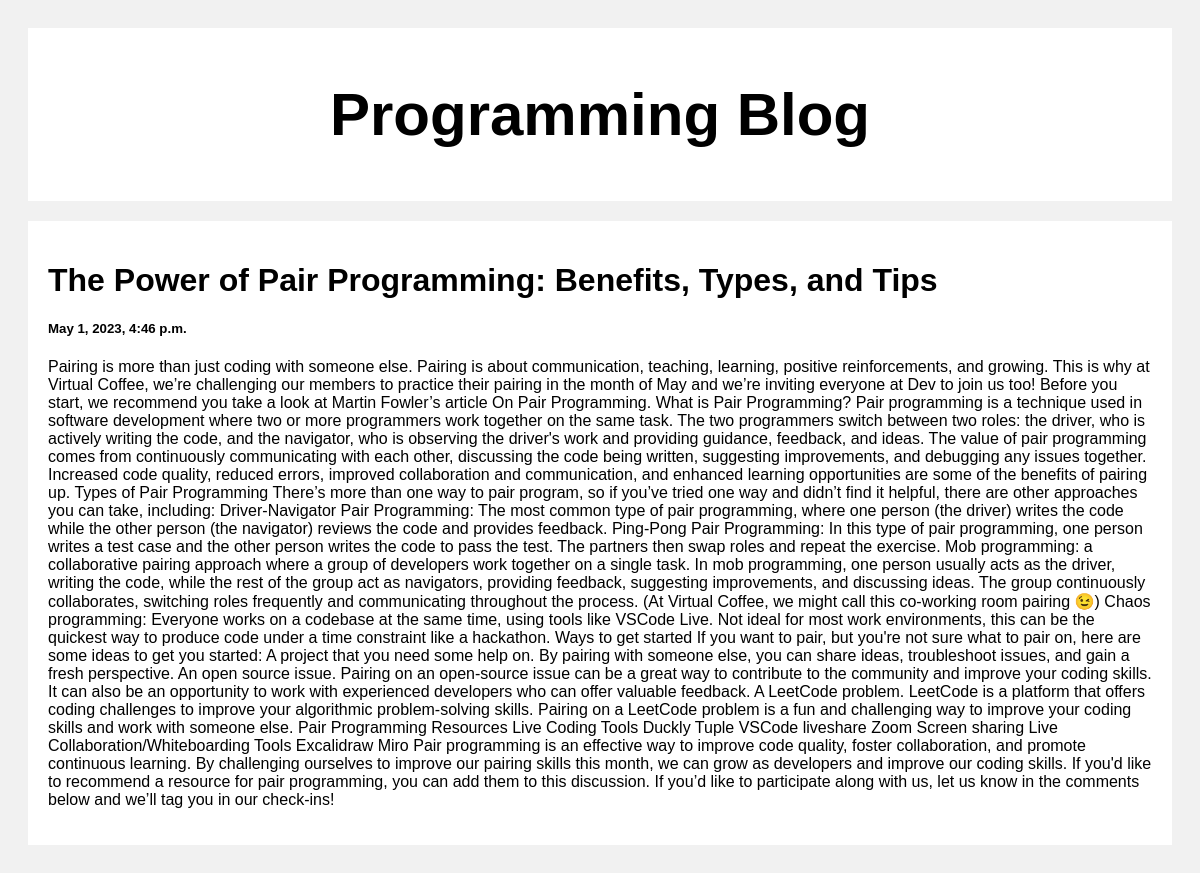
The app's page /post/4 with its own data.
### posts/models.py (models this page shows)
class Post(models.Model):
  title = models.CharField(max_length=100)
  body = models.CharField(max_length=1000000)
  created_at = models.DateTimeField(default=timezone.now, blank=True)

### posts/views.py (the view)
# urls.py: path('post/<str:pk>', views.post, name='post'),
def post(request, pk):
  posts = Post.objects.get(id=pk)
  return render(request, 'posts.html', {'posts': posts})

### templates/posts.html (shortened to what this page needs)
<!DOCTYPE html>
<html>
<head>
</head>
<body>
<div class="header">
  <h2>Programming Blog</h2>
</div>
<div class="row">
  <div class="leftcolumn">
    <div class="card">
      <a style="text-decoration: none; color: black;" href="/post/{{post.id}}">
        <h1>{{posts.title}}</h1>
        <h5>{{posts.created_at}}</h5>
        <p>{{posts.body}}</p>
      </a>
    </div>
  </div>
</div>
</body>
</html>

### templates/posts.html (style rules this page uses)
* { box-sizing: border-box; }
body { font-family: Arial; padding: 20px; background: #f1f1f1; }
.header { padding: 2px; font-size: 40px; text-align: center; background: white; }
.leftcolumn { float: left; width: 100%; }
.card { background-color: white; padding: 20px; margin-top: 20px; }
.row:after { content: ""; display: table; clear: both; }

### records on screen
Post: title "The Power of Pair Programming: Benefits, Types, and Tips", created_at "May 1, 2023, 4:46 p.m.", body "Pairing is more than just coding with someone else. Pairing is about communication, teaching, learning, positive reinforcements, and growing. This is why at Virtual Coffee, we’re challenging our members to practice their pairing in the month of May and we’re inviting everyone at Dev to join us too! Before you start, we recommend you take a look at Martin Fowler’s article On Pair Programming. What is Pair Programming? Pair programming is a technique used in software development where two or more programmers work together on the same task. The two programmers switch between two roles: the driver, who is actively writing the code, and the navigator, who is observing the driver's work and…"
